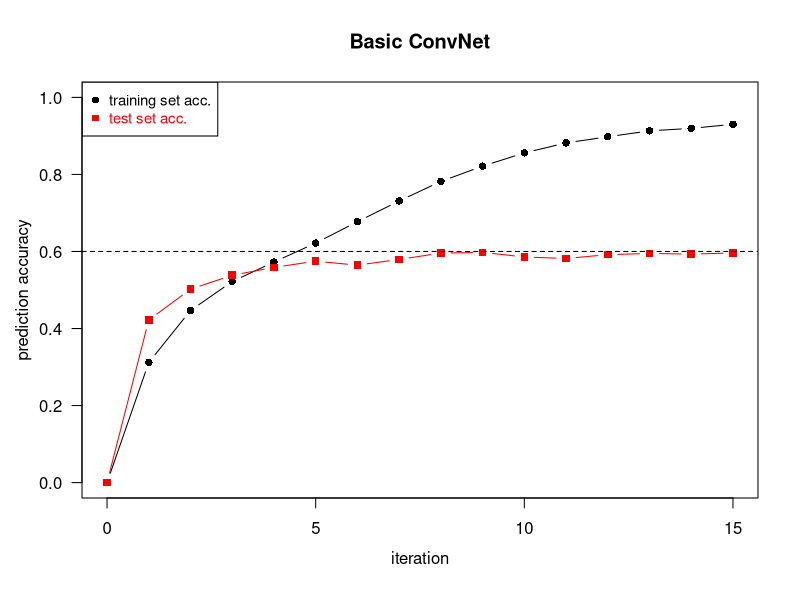

Source code (R):
#set up data
epochs       =  seq(0, 15, 1)

conv_acc     = c(0, 0.3118, 0.4468, 0.5221, 0.5727, 0.6219, 
                0.6774, 0.7312, 0.7819, 0.8216, 0.8560, 0.8819,
                0.8978, 0.9132, 0.9196, 0.9302)

conv_val_acc = c(0, 0.4221, 0.5021, 0.5383, 0.5587, 0.5748, 0.5645,
                 0.5795, 0.5957, 0.5977, 0.5857, 0.5818, 0.5918,
                 0.5949, 0.5932, 0.5960)


## Plot first set of data and draw its axis
par(bg ='transparent')
plot(epochs, conv_acc, pch = 16, axes = FALSE, ylim = c(0, 1), xlab = '', ylab = '', 
     type = 'b',col = 'black', main = 'Basic ConvNet')
lines(epochs, conv_val_acc, pch = 15,  xlab = '', type = 'b', col = 'red')
abline(h = 0.6, lty = 2)
axis(2, ylim = c(0,1), col = 'black', las = 1)  ## las=1 makes horizontal labels
axis(1, ylim = epochs)
mtext('prediction accuracy', side = 2, line = 2.5)
mtext('iteration', side = 1, line = 2.5)
box()
## Add Legend
legend('topleft', 
       legend = c('training set acc.', 'test set acc.'),
       text.col = c('black','red'),
       pch = c(16,15),
       col = c('black','red'), 
       cex = 0.9)